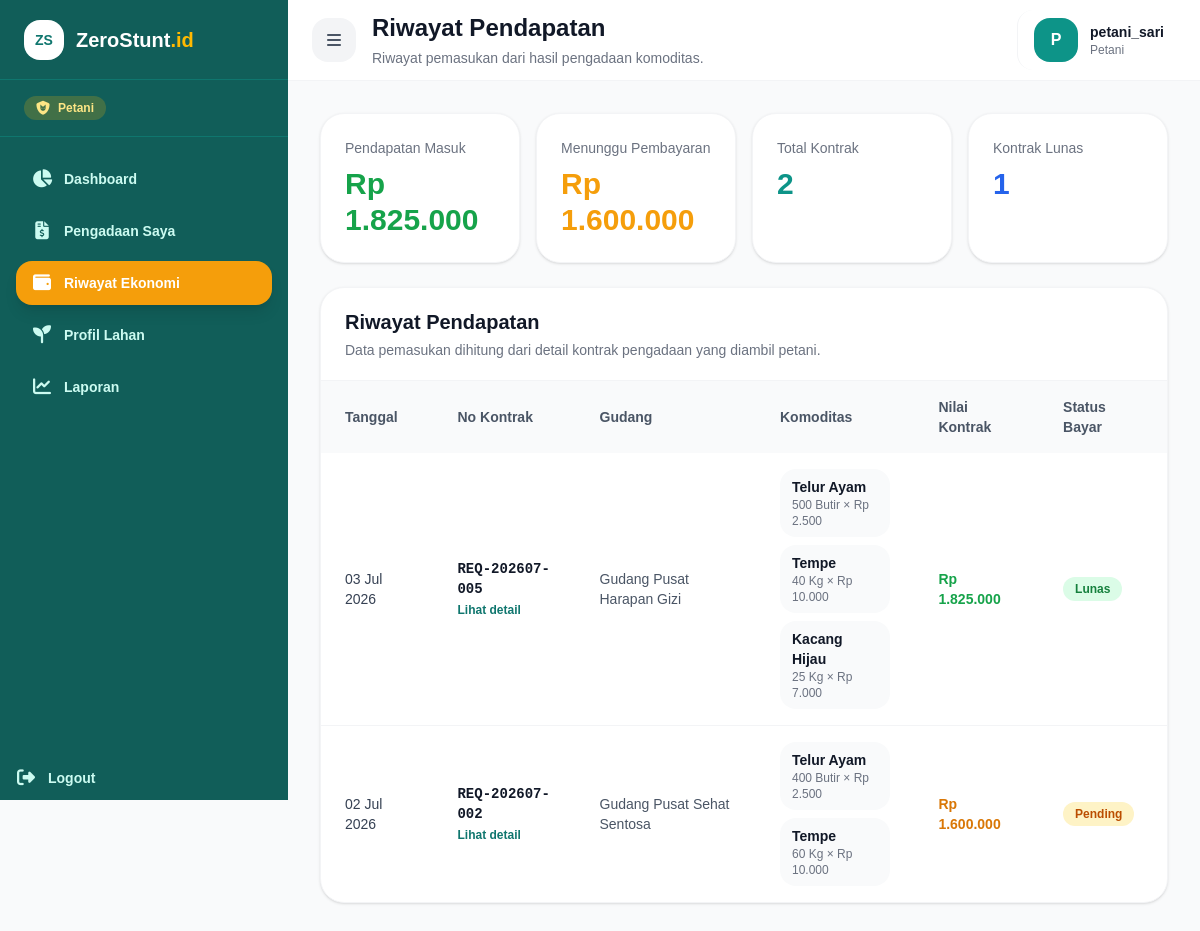
The page /master/petani/riwayat-ekonomi (signed in) on the database its author committed.
### tables this page shows
CREATE TABLE `t_pengadaan` (
  `id_pengadaan` int NOT NULL,
  `id_petani` int DEFAULT NULL,
  `id_gudang` int NOT NULL,
  `no_kontrak` varchar(30) NOT NULL,
  `tgl_pengadaan` date NOT NULL,
  `total_bayar` decimal(12,2) NOT NULL DEFAULT '0.00',
  `status_bayar` enum('Pending','Lunas') NOT NULL DEFAULT 'Pending',
  `status_kontrak` enum('Mencari Petani','Disetujui','Dibatalkan') NOT NULL DEFAULT 'Mencari Petani',
  `keterangan` text,
  `tgl_created` timestamp NULL DEFAULT CURRENT_TIMESTAMP,
  `tgl_updated` timestamp NULL DEFAULT CURRENT_TIMESTAMP ON UPDATE CURRENT_TIMESTAMP
);

CREATE TABLE `gudang` (
  `id_gudang` int NOT NULL,
  `nama_gudang` varchar(100) NOT NULL,
  `lokasi_gudang` text,
  `jenis_gudang` enum('Pusat','Posyandu') NOT NULL,
  `alamat_lengkap` text,
  `nama_pengelola` varchar(100) DEFAULT NULL,
  `tgl_created` timestamp NULL DEFAULT CURRENT_TIMESTAMP,
  `is_deleted` tinyint(1) NOT NULL DEFAULT '0'
);

### controllers/MasterController.php (called while the page is built, shortened)
<?php
class MasterController
{
    public function riwayatEkonomi()
    {
        $petaniModel = new PetaniLokal();
        $petani = $petaniModel->findByUserId($_SESSION['user_id']);
        $pengadaanModel = new Pengadaan();
        $riwayat = $pengadaanModel->getRiwayatEkonomiByPetani($petani['id_petani']);
        require '../views/master/petani/riwayat-ekonomi.php';
    }
}

### models/PetaniLokal.php (called while the page is built, shortened)
<?php
class PetaniLokal
{
    protected $db;
    public function __construct()
    {
        global $koneksi;
        $this->db = $koneksi;
    }
    public function findByUserId($idUser)
    {
        $query = "
            SELECT *
            FROM petani_lokal
            WHERE id_user = ?
              AND deleted_at IS NULL
            LIMIT 1
        ";
        $stmt = mysqli_prepare($this->db, $query);
        mysqli_stmt_bind_param($stmt, 'i', $idUser);
        mysqli_stmt_execute($stmt);
        $result = mysqli_stmt_get_result($stmt);
        $data = mysqli_fetch_assoc($result);
        return $data ?: null;
    }
}

### models/Pengadaan.php (called while the page is built, shortened)
<?php
class Pengadaan
{
    protected $db;
    public function __construct()
    {
        global $koneksi;
        $this->db = $koneksi;
    }
    public function getRiwayatEkonomiByPetani($idPetani)
    {
        $query = "
        SELECT
            p.id_pengadaan,
            p.no_kontrak,
            p.tgl_pengadaan,
            p.status_bayar,
            p.status_kontrak,
            p.keterangan,
            g.nama_gudang,
            SUM(COALESCE(NULLIF(pd.subtotal, 0), pd.jumlah * pd.harga_satuan)) AS total_nilai,
            GROUP_CONCAT(
                CONCAT(
                    k.nama_komoditas,
                    '||',
                    pd.jumlah,
                    '||',
                    COALESCE(s.singkat, 'Kg'),
                    '||',
                    pd.harga_satuan,
                    '||',
                    COALESCE(NULLIF(pd.subtotal, 0), pd.jumlah * pd.harga_satuan)
                )
                SEPARATOR ';;'
            ) AS detail_komoditas
        FROM t_pengadaan p
        JOIN t_pengadaan_detail pd
            ON p.id_pengadaan = pd.id_pengadaan
        JOIN komoditas_pangan k
            ON pd.id_komoditas = k.id_komoditas
        LEFT JOIN satuan s
            ON k.id_satuan = s.id_satuan
        LEFT JOIN gudang g
            ON p.id_gudang = g.id_gudang
        WHERE p.id_petani = ?
        GROUP BY
            p.id_pengadaan,
            p.no_kontrak,
            p.tgl_pengadaan,
            p.status_bayar,
            p.status_kontrak,
            p.keterangan,
            g.nama_gudang
        ORDER BY p.tgl_pengadaan DESC, p.id_pengadaan DESC
    ";
        $stmt = mysqli_prepare($this->db, $query);
        mysqli_stmt_bind_param($stmt, 'i', $idPetani);
        mysqli_stmt_execute($stmt);
        $result = mysqli_stmt_get_result($stmt);
        $data = mysqli_fetch_all($result, MYSQLI_ASSOC);
        return $data;
    }
}

### views/master/petani/riwayat-ekonomi.php (the view, shortened to what this page needs)
<?php
$riwayat = $riwayat ?? [];
$formatRupiah = function ($value) {
    return 'Rp ' . number_format((float) $value, 0, ',', '.');
};
$totalPendapatan = 0;
$totalPending = 0;
$totalTransaksi = count($riwayat);
$totalLunas = 0;
foreach ($riwayat as $item) {
    $nilai = (float) ($item['total_nilai'] ?? 0);
    if (($item['status_bayar'] ?? '') === 'Lunas') {
        $totalPendapatan += $nilai;
        $totalLunas++;
    } else {
        $totalPending += $nilai;
    }
}
?>
<div class="space-y-6">
    <div class="grid md:grid-cols-4 gap-4">
        <div class="bg-white rounded-3xl p-6 border border-gray-100 shadow-sm">
            <p class="text-sm text-gray-500">Pendapatan Masuk</p>
            <h2 class="text-3xl font-extrabold text-green-600 mt-2">
                <?= $formatRupiah($totalPendapatan); ?>
            </h2>
        </div>
        <div class="bg-white rounded-3xl p-6 border border-gray-100 shadow-sm">
            <p class="text-sm text-gray-500">Menunggu Pembayaran</p>
            <h2 class="text-3xl font-extrabold text-amber-500 mt-2">
                <?= $formatRupiah($totalPending); ?>
            </h2>
        </div>
        <div class="bg-white rounded-3xl p-6 border border-gray-100 shadow-sm">
            <p class="text-sm text-gray-500">Total Kontrak</p>
            <h2 class="text-3xl font-extrabold text-teal-600 mt-2">
                <?= $totalTransaksi; ?>
            </h2>
        </div>
        <div class="bg-white rounded-3xl p-6 border border-gray-100 shadow-sm">
            <p class="text-sm text-gray-500">Kontrak Lunas</p>
            <h2 class="text-3xl font-extrabold text-blue-600 mt-2">
                <?= $totalLunas; ?>
            </h2>
        </div>
    </div>
    <div class="bg-white rounded-3xl border border-gray-100 shadow-sm overflow-hidden">
        <div class="px-6 py-5 border-b border-gray-100">
            <h2 class="text-xl font-extrabold text-gray-900">
                Riwayat Pendapatan
            </h2>
            <p class="text-sm text-gray-500 mt-1">
                Data pemasukan dihitung dari detail kontrak pengadaan yang diambil petani.
            </p>
        </div>
        <div class="overflow-x-auto">
            <table class="w-full text-sm">
                <thead class="bg-gray-50">
                    <tr>
                        <th class="px-6 py-4 text-left font-bold text-gray-600">Tanggal</th>
                        <th class="px-6 py-4 text-left font-bold text-gray-600">No Kontrak</th>
                        <th class="px-6 py-4 text-left font-bold text-gray-600">Gudang</th>
                        <th class="px-6 py-4 text-left font-bold text-gray-600">Komoditas</th>
                        <th class="px-6 py-4 text-left font-bold text-gray-600">Nilai Kontrak</th>
                        <th class="px-6 py-4 text-left font-bold text-gray-600">Status Bayar</th>
                    </tr>
                </thead>
                <tbody class="divide-y divide-gray-100">
                    <?php foreach ($riwayat as $item): ?>
                        <?php
                        $details = [];
                        if (!empty($item['detail_komoditas'])) {
                            $rows = explode(';;', $item['detail_komoditas']);
                            foreach ($rows as $row) {
                                $parts = explode('||', $row);
                                $details[] = [
                                    'nama' => $parts[0] ?? '-',
                                    'jumlah' => (float) ($parts[1] ?? 0),
                                    'satuan' => $parts[2] ?? '-',
                                    'harga' => (float) ($parts[3] ?? 0),
                                    'subtotal' => (float) ($parts[4] ?? 0),
                                ];
                            }
                        }
                        $isLunas = ($item['status_bayar'] ?? '') === 'Lunas';
                        ?>
                        <tr class="hover:bg-gray-50 transition">
                            <td class="px-6 py-4 text-gray-700">
                                <?= date('d M Y', strtotime($item['tgl_pengadaan'])); ?>
                            </td>
                            <td class="px-6 py-4">
                                <p class="font-mono font-bold text-gray-900">
                                    <?= htmlspecialchars($item['no_kontrak'] ?? '-'); ?>
                                </p>
                                <a href="/transaksi/pengadaan/detail?id=<?= (int) $item['id_pengadaan']; ?>"
                                    class="text-xs font-bold text-teal-700 hover:text-teal-800">
                                    Lihat detail
                                </a>
                            </td>
                            <td class="px-6 py-4 text-gray-600">
                                <?= htmlspecialchars($item['nama_gudang'] ?? '-'); ?>
                            </td>
                            <td class="px-6 py-4">
                                <div class="space-y-2">
                                    <?php foreach ($details as $detail): ?>
                                        <div class="rounded-xl bg-gray-50 px-3 py-2">
                                            <p class="font-bold text-gray-900">
                                                <?= htmlspecialchars($detail['nama']); ?>
                                            </p>
                                            <p class="text-xs text-gray-500">
                                                <?= number_format($detail['jumlah'], 0, ',', '.'); ?>
                                                <?= htmlspecialchars($detail['satuan']); ?>
                                                ×
                                                <?= $formatRupiah($detail['harga']); ?>
                                            </p>
                                        </div>
                                    <?php endforeach; ?>
                                </div>
                            </td>
                            <td class="px-6 py-4 font-extrabold <?= $isLunas ? 'text-green-600' : 'text-amber-600'; ?>">
                                <?= $formatRupiah($item['total_nilai'] ?? 0); ?>
                            </td>
                            <td class="px-6 py-4">
                                <span class="inline-flex px-3 py-1 rounded-full text-xs font-bold <?= $isLunas ? 'bg-green-100 text-green-700' : 'bg-amber-100 text-amber-700'; ?>">
                                    <?= htmlspecialchars($item['status_bayar'] ?? '-'); ?>
                                </span>
                            </td>
                        </tr>
                    <?php endforeach; ?>
                </tbody>
            </table>
        </div>
    </div>
</div>
<?php
require '../views/layouts/dashboard.php';
?>

### rows shown on the page
t_pengadaan: tgl_pengadaan "03 Jul 2026", no_kontrak "REQ-202607-005", id_gudang.nama_gudang "Gudang Pusat Harapan Gizi", nama "Telur Ayam", jumlah "500", satuan "Butir", harga "Rp 2.500", nama "Tempe", jumlah "40", satuan "Kg", harga "Rp 10.000", nama "Kacang Hijau", jumlah "25", harga "Rp 7.000", total_nilai "Rp 1.825.000", status_bayar "Lunas"
t_pengadaan: tgl_pengadaan "02 Jul 2026", no_kontrak "REQ-202607-002", id_gudang.nama_gudang "Gudang Pusat Sehat Sentosa", nama "Telur Ayam", jumlah "400", satuan "Butir", harga "Rp 2.500", nama "Tempe", jumlah "60", satuan "Kg", harga "Rp 10.000", total_nilai "Rp 1.600.000", status_bayar "Pending"

### other values the page prints
$role "Petani"
$menu['label'] "Dashboard"
$menu['label'] "Pengadaan Saya"
$menu['label'] "Riwayat Ekonomi"
$menu['label'] "Profil Lahan"
$menu['label'] "Laporan"
$pageTitle "Riwayat Pendapatan"
$pageSubtitle "Riwayat pemasukan dari hasil pengadaan komoditas."
$initial "P"
$username "petani_sari"
$formatRupiah($totalPendapatan) "Rp 1.825.000"
$formatRupiah($totalPending) "Rp 1.600.000"
$totalTransaksi "2"
$totalLunas "1"
